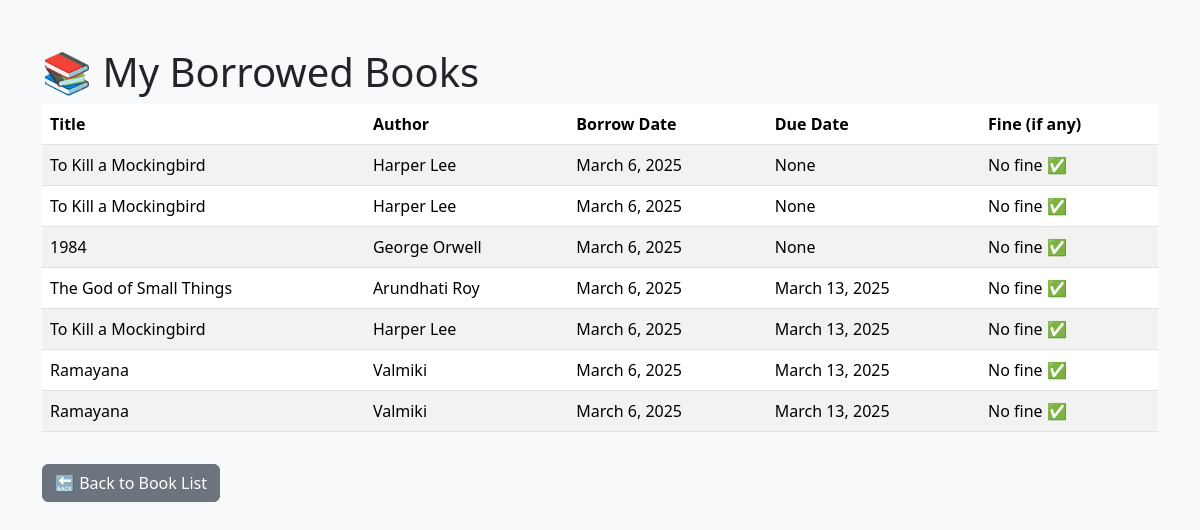
The app's page /books/borrowed/ (signed in) with its own data.
### library_app/models.py (models this page shows, shortened)
class Borrow(models.Model):
    user = models.ForeignKey(CustomUser, on_delete=models.CASCADE)
    book = models.ForeignKey(Book, on_delete=models.CASCADE)
    borrow_date = models.DateField(default=now)  # When the book was borrowed
    due_date = models.DateField(blank=True, null=True)  # When the book should be returned
    returned = models.BooleanField(default=False)  # Track if the book is returned ✅
    fine = models.IntegerField(default=0)  # Fine amount if overdue

class Book(models.Model):
    title = models.CharField(max_length=200)
    author = models.CharField(max_length=200)
    quantity = models.PositiveIntegerField(default=1)  # New field

### library_app/views.py (the view)
# urls.py: path('books/borrowed/', borrowed_books, name='borrowed_books'),
@login_required
def borrowed_books(request):
    today = now().date()
    fine_per_day = 10  # Adjust fine amount
    borrowed_books = Borrow.objects.filter(user=request.user)
    for borrow in borrowed_books:
        if not borrow.returned:  # If book is not returned
            due_date = borrow.borrow_date + timedelta(days=7)  # 7-day limit
            if today > due_date:  # If overdue
                overdue_days = (today - due_date).days
                borrow.fine = overdue_days * fine_per_day
                borrow.save()  # Save updated fine in DB
    return render(request, 'library_app/borrowed_books.html', {'borrowed_books': borrowed_books})

### library_app/templates/library_app/borrowed_books.html (shortened to what this page needs)
<!DOCTYPE html>
<html lang="en">
<head>
    <link href="https://cdn.jsdelivr.net/npm/bootstrap@5.3.2/dist/css/bootstrap.min.css" rel="stylesheet">
</head>
<body class="bg-light">
    <div class="container mt-5">
        <h1>📚 My Borrowed Books</h1>
        {% if borrowed_books %}
            <table class="table table-striped">
                <thead>
                    <tr>
                        <th>Title</th>
                        <th>Author</th>
                        <th>Borrow Date</th>
                        <th>Due Date</th>
                        <th>Fine (if any)</th>
                    </tr>
                </thead>
                <tbody>
                    {% for borrow in borrowed_books %}
                        <tr>
                            <td>{{ borrow.book.title }}</td>
                            <td>{{ borrow.book.author }}</td>
                            <td>{{ borrow.borrow_date }}</td>
                            <td>{{ borrow.due_date }}</td>
                            <td>
                                {% if borrow.fine > 0 %}
                                    ₹{{ borrow.fine }}
                                {% else %}
                                    No fine ✅
                                {% endif %}
                            </td>
                        </tr>
                    {% endfor %}
                </tbody>
            </table>
        {% else %}
            <p class="text-muted">You have not borrowed any books.</p>
        {% endif %}
        <a href="{% url 'book_list' %}" class="btn btn-secondary mt-3">🔙 Back to Book List</a>
    </div>
</body>
</html>

### records on screen
Borrow: book "To Kill a Mockingbird", book.author "Harper Lee", borrow_date "March 6, 2025", due_date "None", fine "No fine ✅"
Borrow: book "To Kill a Mockingbird", book.author "Harper Lee", borrow_date "March 6, 2025", due_date "None", fine "No fine ✅"
Borrow: book "1984", book.author "George Orwell", borrow_date "March 6, 2025", due_date "None", fine "No fine ✅"
Borrow: book "The God of Small Things", book.author "Arundhati Roy", borrow_date "March 6, 2025", due_date "March 13, 2025", fine "No fine ✅"
Borrow: book "To Kill a Mockingbird", book.author "Harper Lee", borrow_date "March 6, 2025", due_date "March 13, 2025", fine "No fine ✅"
Borrow: book "Ramayana", book.author "Valmiki", borrow_date "March 6, 2025", due_date "March 13, 2025", fine "No fine ✅"
Borrow: book "Ramayana", book.author "Valmiki", borrow_date "March 6, 2025", due_date "March 13, 2025", fine "No fine ✅"
